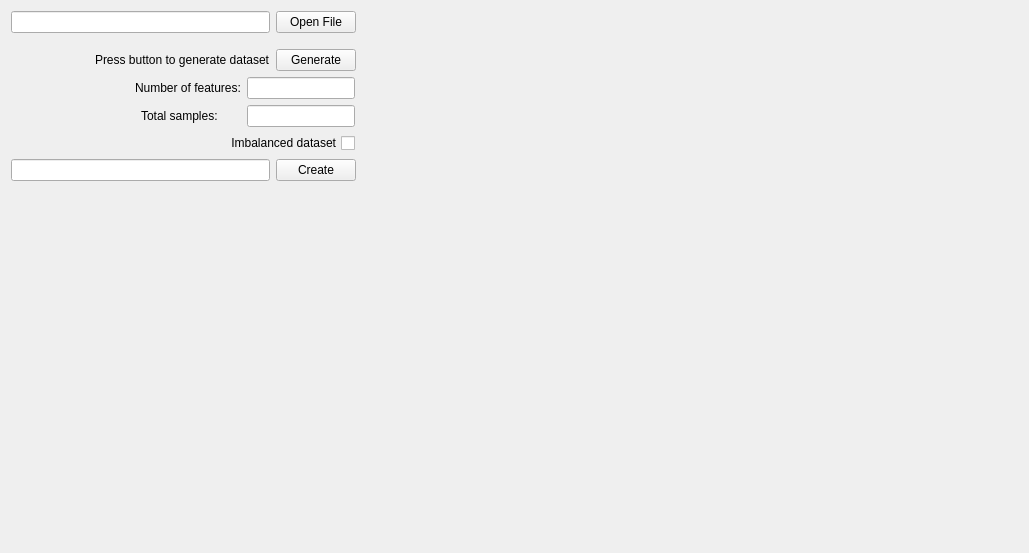
      <widget class="QWidget" name="SelectData">
       <attribute name="title">
        <string>Select data</string>
       </attribute>
       <layout class="QVBoxLayout" name="verticalLayout_16">
        <item>
         <layout class="QVBoxLayout" name="verticalLayout_15">
          <item>
           <layout class="QHBoxLayout" name="horizontalLayout_18">
            <item>
             <layout class="QVBoxLayout" name="verticalLayout_14">
              <item>
               <layout class="QVBoxLayout" name="verticalLayout">
                <item>
                 <layout class="QHBoxLayout" name="horizontalLayout_2">
                  <item>
                   <widget class="QLineEdit" name="enterFilename">
                    <property name="sizePolicy">
                     <sizepolicy hsizetype="Expanding" vsizetype="Maximum">
                      <horstretch>0</horstretch>
                      <verstretch>0</verstretch>
                     </sizepolicy>
                    </property>
                   </widget>
                  </item>
                  <item>
                   <widget class="QPushButton" name="openFileButton">
                    <property name="sizePolicy">
                     <sizepolicy hsizetype="Minimum" vsizetype="Maximum">
                      <horstretch>0</horstretch>
                      <verstretch>0</verstretch>
                     </sizepolicy>
                    </property>
                    <property name="text">
                     <string>Open File</string>
                    </property>
                   </widget>
                  </item>
                 </layout>
                </item>
                <item>
                 <spacer name="verticalSpacer">
                  <property name="orientation">
                   <enum>Qt::Vertical</enum>
                  </property>
                  <property name="sizeType">
                   <enum>QSizePolicy::Fixed</enum>
                  </property>
                  <property name="sizeHint" stdset="0">
                   <size>
                    <width>0</width>
                    <height>10</height>
                   </size>
                  </property>
                 </spacer>
                </item>
                <item>
                 <layout class="QHBoxLayout" name="horizontalLayout_3">
                  <item>
                   <spacer name="horizontalSpacer_9">
                    <property name="orientation">
                     <enum>Qt::Horizontal</enum>
                    </property>
                    <property name="sizeHint" stdset="0">
                     <size>
                      <width>40</width>
                      <height>20</height>
                     </size>
                    </property>
                   </spacer>
                  </item>
                  <item>
                   <widget class="QLabel" name="hideLabel1">
                    <property name="text">
                     <string>Press button to generate dataset</string>
                    </property>
                   </widget>
                  </item>
                  <item>
                   <widget class="QPushButton" name="generateButton">
                    <property name="text">
                     <string>Generate</string>
                    </property>
                   </widget>
                  </item>
                 </layout>
                </item>
               </layout>
              </item>
              <item>
               <layout class="QVBoxLayout" name="verticalLayout_3">
                <item>
                 <layout class="QHBoxLayout" name="horizontalLayout_4">
                  <item>
                   <spacer name="horizontalSpacer_2">
                    <property name="orientation">
                     <enum>Qt::Horizontal</enum>
                    </property>
                    <property name="sizeType">
                     <enum>QSizePolicy::Expanding</enum>
                    </property>
                    <property name="sizeHint" stdset="0">
                     <size>
                      <width>10</width>
                      <height>20</height>
                     </size>
                    </property>
                   </spacer>
                  </item>
                  <item>
                   <widget class="QLabel" name="hideLabel2">
                    <property name="enabled">
                     <bool>true</bool>
                    </property>
                    <property name="text">
                     <string>Number of features:</string>
                    </property>
                   </widget>
                  </item>
                  <item>
                   <widget class="QLineEdit" name="n_features">
                    <property name="sizePolicy">
                     <sizepolicy hsizetype="Fixed" vsizetype="Fixed">
                      <horstretch>0</horstretch>
                      <verstretch>0</verstretch>
                     </sizepolicy>
                    </property>
                   </widget>
                  </item>
                  <item>
                   <spacer name="horizontalSpacer">
                    <property name="orientation">
                     <enum>Qt::Horizontal</enum>
                    </property>
                    <property name="sizeType">
                     <enum>QSizePolicy::Fixed</enum>
                    </property>
                    <property name="sizeHint" stdset="0">
                     <size>
                      <width>1</width>
                      <height>20</height>
                     </size>
                    </property>
                   </spacer>
                  </item>
                 </layout>
                </item>
                <item>
                 <layout class="QHBoxLayout" name="horizontalLayout_5">
                  <item>
                   <spacer name="horizontalSpacer_4">
                    <property name="orientation">
                     <enum>Qt::Horizontal</enum>
                    </property>
                    <property name="sizeType">
                     <enum>QSizePolicy::Expanding</enum>
                    </property>
                    <property name="sizeHint" stdset="0">
                     <size>
                      <width>40</width>
                      <height>20</height>
                     </size>
                    </property>
                   </spacer>
                  </item>
                  <item>
                   <widget class="QLabel" name="hideLabel3">
                    <property name="text">
                     <string>Total samples:</string>
                    </property>
                   </widget>
                  </item>
                  <item>
                   <spacer name="horizontalSpacer_7">
                    <property name="orientation">
                     <enum>Qt::Horizontal</enum>
                    </property>
                    <property name="sizeType">
                     <enum>QSizePolicy::Fixed</enum>
                    </property>
                    <property name="sizeHint" stdset="0">
                     <size>
                      <width>23</width>
                      <height>20</height>
                     </size>
                    </property>
                   </spacer>
                  </item>
                  <item>
                   <widget class="QLineEdit" name="n_elements">
                    <property name="sizePolicy">
                     <sizepolicy hsizetype="Fixed" vsizetype="Fixed">
                      <horstretch>0</horstretch>
                      <verstretch>0</verstretch>
                     </sizepolicy>
                    </property>
                   </widget>
                  </item>
                  <item>
                   <spacer name="horizontalSpacer_3">
                    <property name="orientation">
                     <enum>Qt::Horizontal</enum>
                    </property>
                    <property name="sizeType">
                     <enum>QSizePolicy::Fixed</enum>
                    </property>
                    <property name="sizeHint" stdset="0">
                     <size>
                      <width>1</width>
                      <height>20</height>
                     </size>
                    </property>
                   </spacer>
                  </item>
                 </layout>
                </item>
                <item>
                 <layout class="QHBoxLayout" name="horizontalLayout_6">
                  <item>
                   <spacer name="horizontalSpacer_6">
                    <property name="orientation">
                     <enum>Qt::Horizontal</enum>
                    </property>
                    <property name="sizeHint" stdset="0">
                     <size>
                      <width>40</width>
                      <height>20</height>
                     </size>
                    </property>
                   </spacer>
                  </item>
                  <item>
                   <widget class="QCheckBox" name="hideBox">
                    <property name="layoutDirection">
                     <enum>Qt::RightToLeft</enum>
                    </property>
                    <property name="autoFillBackground">
                     <bool>false</bool>
                    </property>
                    <property name="text">
                     <string>Imbalanced dataset</string>
                    </property>
                   </widget>
                  </item>
                  <item>
                   <spacer name="horizontalSpacer_5">
                    <property name="orientation">
                     <enum>Qt::Horizontal</enum>
                    </property>
                    <property name="sizeType">
                     <enum>QSizePolicy::Fixed</enum>
                    </property>
                    <property name="sizeHint" stdset="0">
                     <size>
                      <width>1</width>
                      <height>20</height>
                     </size>
                    </property>
                   </spacer>
                  </item>
                 </layout>
                </item>
                <item>
                 <layout class="QHBoxLayout" name="horizontalLayout_7">
                  <item>
                   <widget class="QLineEdit" name="createFileName">
                    <property name="sizePolicy">
                     <sizepolicy hsizetype="Expanding" vsizetype="Fixed">
                      <horstretch>0</horstretch>
                      <verstretch>0</verstretch>
                     </sizepolicy>
                    </property>
                   </widget>
                  </item>
                  <item>
                   <widget class="QPushButton" name="createButton">
                    <property name="text">
                     <string>Create</string>
                    </property>
                   </widget>
                  </item>
                 </layout>
                </item>
               </layout>
              </item>
             </layout>
            </item>
            <item>
             <spacer name="horizontalSpacer_8">
              <property name="orientation">
               <enum>Qt::Horizontal</enum>
              </property>
              <property name="sizeHint" stdset="0">
               <size>
                <width>662</width>
                <height>20</height>
               </size>
              </property>
             </spacer>
            </item>
           </layout>
          </item>
          <item>
           <spacer name="verticalSpacer_2">
            <property name="orientation">
             <enum>Qt::Vertical</enum>
            </property>
            <property name="sizeHint" stdset="0">
             <size>
              <width>1007</width>
              <height>361</height>
             </size>
            </property>
           </spacer>
          </item>
         </layout>
        </item>
       </layout>
      </widget>
